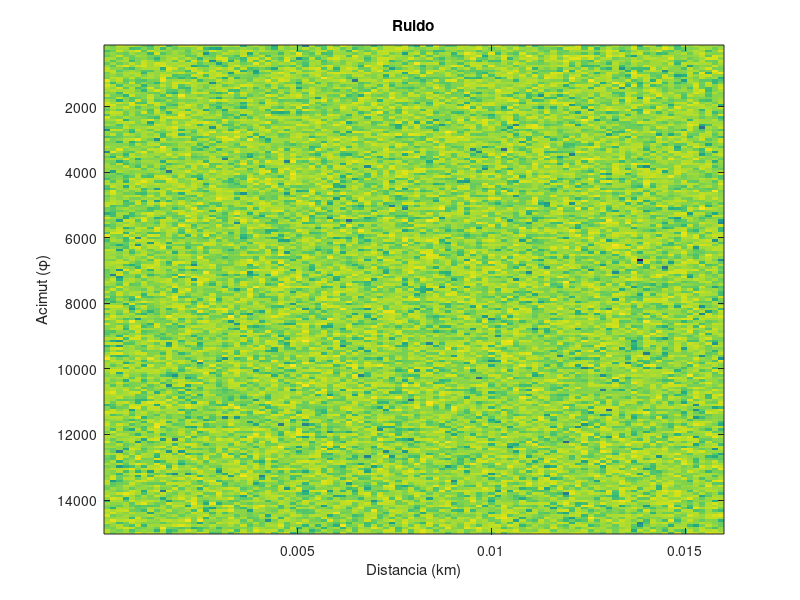
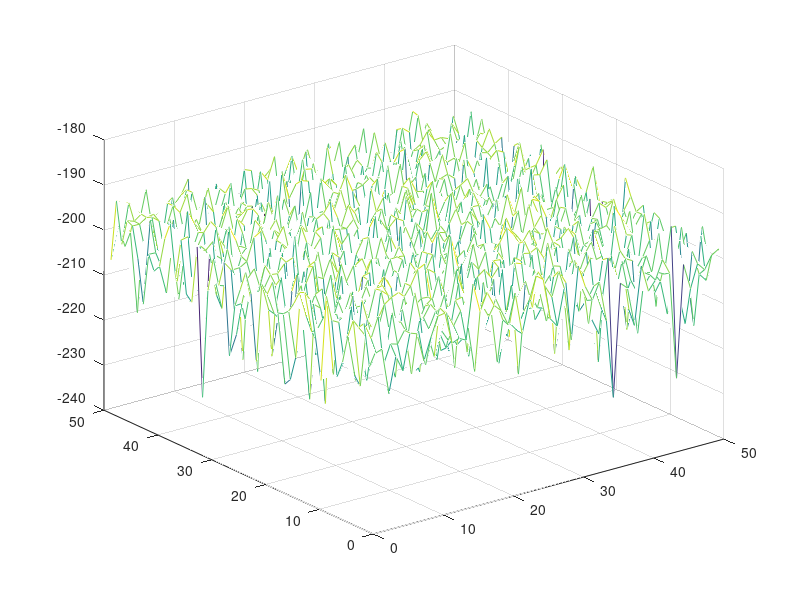
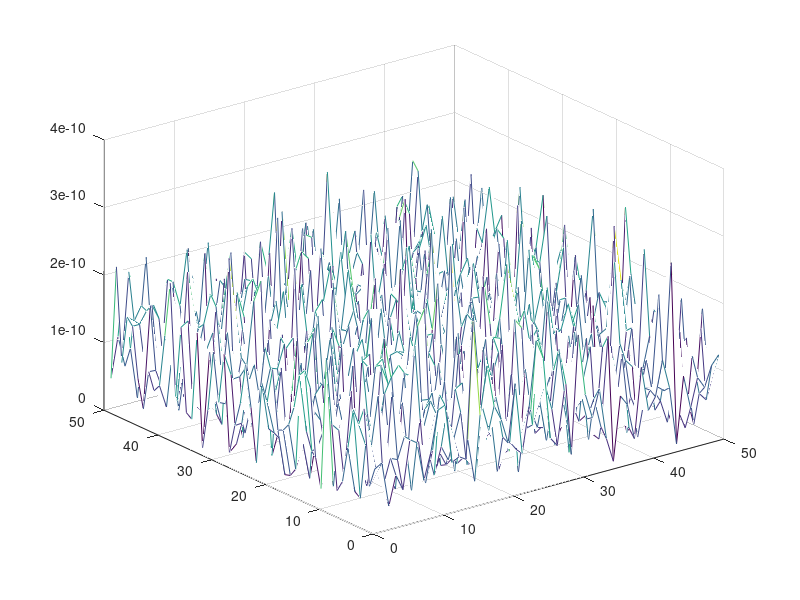

Source code (MATLAB) for these figures, in order: (Note: this script raises an error after producing the figures.)
clc;clear;close all;

%% PARAMETROS DEL RADAR
k=1.38054e-23;% (J/K)
T0=290; % K
c=3e8; %m/s velocidad de la luz
BW_senal=1e6;
ancho_haz=1.2; %grados
giro_antena=26; %rpm "vueltas por minuto"
PRF=1950;%Hz (es la frecuencia de muestreo )
Rango_max_matriz=30*1000; %m;
Cobertura_acimut= 120; %grados
f_portadora=2.5e9; %Hz
Fs=2.35; %dB Factor de ruido de la cadena receptora
lambda=c/f_portadora;
p_pico=1e3; %W
Ganancia_TX=30;         %dB

% APARTADO 1: RESOLUCION R

Resolucion_en_distancia = c/(2*BW_senal);

% BW_senal = 1/TAU

Resolucion_angular = ancho_haz;

% APARTADO 2: calcule el número de celdas de distancia, n_celdas_rango, 
% y acimut, n_celdas_acimut, para la cobertura angular especificada y una 
% distancia máxima de 30km, asumiendo que la frecuencia
% de muestreo es la mínima necesaria.

%     Los saltos entre celdas son de Resolucion_en_distancia[metros]
%     Por lo que usando la funcion ceil() podemos obtener el número entero
    n_celdas_rango  = ceil(Rango_max_matriz/Resolucion_en_distancia -1);
%   Separacion_azimut
    Separacion_filas = ((1/PRF)*giro_antena*360)/60;
    n_celdas_acimut = ceil(Cobertura_acimut/Resolucion_angular);
% APARTADO 3: Determine el tamaño de la celda de resolución del 
% sistema en m 2 a 5 y 15 km
%           Arco = Radio* ancho_haz*pi/180 * Resolucion_en_distancia [en radianes]
    
Area_arco_5_km  =  5000 *(ancho_haz*pi/180) *Resolucion_en_distancia;
Area_arco_15_km = 15000 *(ancho_haz*pi/180) *Resolucion_en_distancia;
%     Si tenemos cluter, la solucón NO es radiar con más potencia. Ya que
%     esta solucion es tipica si y solo si las perdidas provienene de la
%     cadena únicamente.
%     La solución suele ser trabajar en un mejor detector, para bajar el
%     clutter.

% APARTADO 4: Calcule la zona iluminada por el radar correspondiente a la muestra de la matriz situada en la
% columna 150 y en la fila 200.
    columna = 150;
    Distancia_a_columna = Resolucion_en_distancia * columna;
    Area_arco_columna  =  Distancia_a_columna *(ancho_haz*pi/180) *Resolucion_en_distancia;
% APARTADO 5: Calcule el número de pulsos que se reciben de un blanco en 
% una exploración. Este parámetro se denominará P.

    Tiempo_iluminacion = ancho_haz*60/(giro_antena*360);
    Numero_pulsos = PRF * Tiempo_iluminacion;
    

%                               SEGUNDA PARTE 

fs = 10^(Fs/10);
N0    = k*T0*fs;
ruido = sqrt(N0)*randn(n_celdas_rango,n_celdas_acimut) + 1i*sqrt(N0)*randn(n_celdas_rango,n_celdas_acimut);

eje_x = (1:n_celdas_rango)*Separacion_filas/1000;%eje distancias en km
eje_y = (1:n_celdas_acimut)*Resolucion_en_distancia;%eje acimut en grados
figure();
imagesc(eje_x,eje_y,20*log10(abs(ruido))); title('Ruido');
xlabel('Distancia (km)');
ylabel('Acimut (\phi)');

[X,Y]=meshgrid(1:50,1:50);
figure(); 
mesh(X,Y, transpose(20*log10(abs(ruido(1:50,1:50)))));
figure(); 
mesh(X,Y, transpose((abs(ruido(1:50,1:50)))));
ruido2 = randn(n_celdas_rango,n_celdas_acimut) *1i.*rand(n_celdas_rango,n_celdas_acimut);

% Caractirazión estadistica del ruido
% figure();hist(ruido2(:),200);title("Ruido2")


datos = real(ruido(:));
figure(), histogram(datos,50);
[h,ejex]= hist(datos,50); %divide por 20 los intervalos.
ancho_barra = ejex(2)-ejex(1);
area = ancho_barra*sum(h);
pdf_est = h./area; %diferencia de fase
% histogram(ejex,pdf_est);

media_parte_real = mean(real(ruido(:)));
varianza_parte_real = var(real(ruido(:)));
[pdf_est, ejex] = pdf_estimada((abs(ruido(:))).^2, 50);
figure();plot(ejex,pdf_est);title('fdp de la intensidad')
media_total=mean(abs(ruido(:)).^2);
varianza_total=var(abs(ruido(:)).^2)

[pdf_est, ejex] = pdf_estimada(abs(ruido(:)), 50);
figure();plot(ejex,pdf_est);title('fdp de la amplitud')

%                               TERCERA PARTE 
%                              (ruido blanco)

% ARREGLO VATIABLES
R_resolucion = Resolucion_en_distancia;
separacion_filas = Separacion_filas;
n_pulsos = Numero_pulsos;

%% Blanco no fluctuante y radar coherente
% A las 16:08 cambia para abajo
ruido_blancos=ruido;

Er=zeros(1,3);

theta_R=zeros(1,3);

vr=zeros(1,3);

fila=zeros(1,3);

columna=zeros(1,3);

% Blanco estacionario

SNR_estacionario=15; %dB

Er(1)=N0*10^(SNR_estacionario/10);

theta_R(1)=pi/5;

vr(1)=0;

R_blanco_estacionario=5e3; %m

Acimut_blanco_estacionario=10; %grados

columna(1)=ceil(R_blanco_estacionario/R_resolucion)

fila(1)=ceil(Acimut_blanco_estacionario/separacion_filas)

% El blanco está ahora a 8km, con acimut inicial de 10º y girando a 1º/s

constante=Er(1)*R_blanco_estacionario^4;

Er(2)=constante/(8000^4);

theta_R(2)=pi/5;

vr(2)=0;

fila(2)=fila(1);

% La fila es la misma

columna(2)=ceil(8000/R_resolucion);
SNR_blanco_8km=10*log10(Er(2)/N0);

% Blanco con movimiento radial

R_blanco_radial=7e3; %m

Acimut_blanco_radial=Acimut_blanco_estacionario; %grados

theta_R(3)=pi/5;

vr(3)=150; %km/h

Er(3)=constante/(R_blanco_radial)^4;

mov_radial_blanco=vr(3)*1000/3600*Tiempo_iluminacion;

columna(3)=ceil(R_blanco_radial/R_resolucion);

fila(3)=fila(1);

SNR_blanco_radial=10*log10(Er(3)/N0);

[ruido_blancos]=blancos_matriz(Er,theta_R,vr,fila,columna,n_pulsos, ruido_blancos, f_portadora, PRF);

figure(); imagesc(eje_x,eje_y,20*log10(abs(ruido_blancos))); title('Blanco estacionario+giro+radial')


%                          PARTE 4
%                  Detector de emvolvente
absoluto = abs(ruido_blancos).^2; %Es una vbl aleatoria exponencial. Es de tipo gamma, es decir, proviene de sumar N vbl aleatorias gausianas al cuadrado de media cero e igual varianza
% Los parametros de la gamma son
%     a = N/2
%     b = 2*sigma^2, en este caso es 2*NO^2


% Tras el detector de envolvente, viene el umbral.
%     Paso 1) Genero matriz con solo ruido, por lo que H0 es cierta, ya que
%     NO hay blanco.

%   Paso 2) aplico abs al cuadrado para poder aplicar gamma
%   Paso 3) Comparo con el umbral, si es mayor al umbral pongo 1 y si es
%   menor 0.

% Para saber este valor, debemos tener en cuanta que tras abs()2 tenemos
% una exponencial. Esto implica que si coloco un valor con el que comparo,
% podemos tener falsas alarmas. Cosa que se ve rápido ya que solo tenemos
% ruido, por lo que NO hay blancos.
% Este valor se obtiene mediante un corte en la función gamma
salida_detector = absoluto
Pfa = 1e-4;
umbral = gaminv(1-Pfa,1,2*N0)
detector_umbral = salida_detector>umbral;
figure();imagesc(eje_x,eje_y,detector_umbral);colormap("gray");title("Salida")